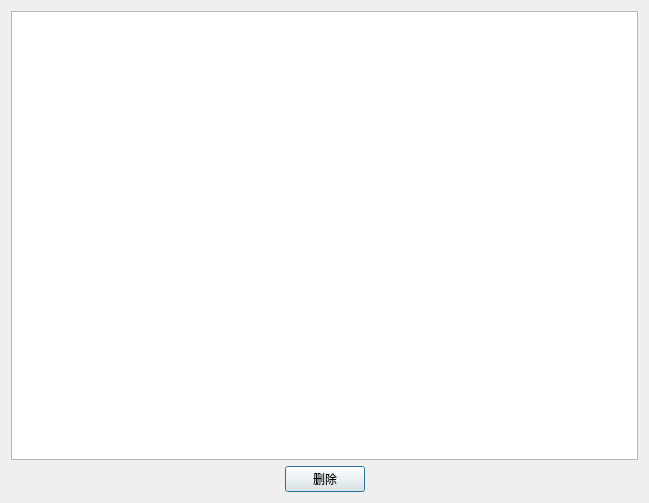
<?xml version="1.0" encoding="UTF-8"?>
<ui version="4.0">
 <class>QueryHistoryDialog</class>
 <widget class="QDialog" name="QueryHistoryDialog">
  <property name="geometry">
   <rect>
    <x>0</x>
    <y>0</y>
    <width>649</width>
    <height>503</height>
   </rect>
  </property>
  <property name="windowTitle">
   <string>发送记录</string>
  </property>
  <layout class="QGridLayout" name="gridLayout">
   <item row="1" column="0">
    <spacer name="horizontalSpacer">
     <property name="orientation">
      <enum>Qt::Horizontal</enum>
     </property>
     <property name="sizeHint" stdset="0">
      <size>
       <width>40</width>
       <height>20</height>
      </size>
     </property>
    </spacer>
   </item>
   <item row="0" column="0" colspan="3">
    <widget class="QTableView" name="tableView"/>
   </item>
   <item row="1" column="2">
    <spacer name="horizontalSpacer_2">
     <property name="orientation">
      <enum>Qt::Horizontal</enum>
     </property>
     <property name="sizeHint" stdset="0">
      <size>
       <width>40</width>
       <height>20</height>
      </size>
     </property>
    </spacer>
   </item>
   <item row="1" column="1">
    <widget class="QPushButton" name="deleteButton">
     <property name="text">
      <string>删除</string>
     </property>
    </widget>
   </item>
  </layout>
 </widget>
 <resources/>
 <connections/>
</ui>
